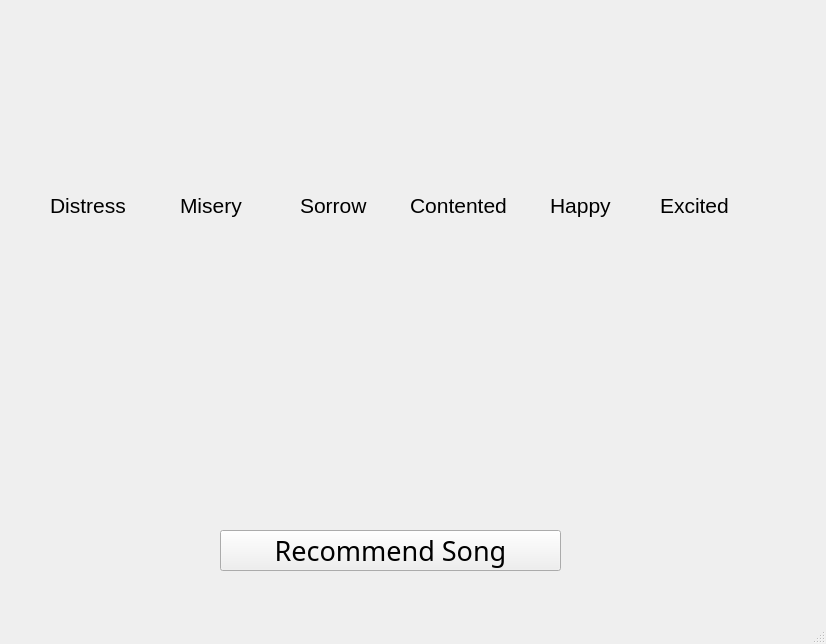
<?xml version="1.0" encoding="UTF-8"?>
<ui version="4.0">
 <class>MainWindow</class>
 <widget class="QMainWindow" name="MainWindow">
  <property name="geometry">
   <rect>
    <x>0</x>
    <y>0</y>
    <width>826</width>
    <height>644</height>
   </rect>
  </property>
  <property name="windowTitle">
   <string>MainWindow</string>
  </property>
  <widget class="QWidget" name="centralwidget">
   <widget class="QPushButton" name="distress_button">
    <property name="geometry">
     <rect>
      <x>40</x>
      <y>240</y>
      <width>91</width>
      <height>81</height>
     </rect>
    </property>
    <property name="icon">
     <iconset>
      <normaloff>distress.png</normaloff>distress.png</iconset>
    </property>
    <property name="iconSize">
     <size>
      <width>91</width>
      <height>71</height>
     </size>
    </property>
    <property name="flat">
     <bool>true</bool>
    </property>
   </widget>
   <widget class="QPushButton" name="misery_button">
    <property name="geometry">
     <rect>
      <x>180</x>
      <y>250</y>
      <width>71</width>
      <height>71</height>
     </rect>
    </property>
    <property name="text">
     <string/>
    </property>
    <property name="icon">
     <iconset>
      <normaloff>misery.png</normaloff>misery.png</iconset>
    </property>
    <property name="iconSize">
     <size>
      <width>91</width>
      <height>71</height>
     </size>
    </property>
    <property name="flat">
     <bool>true</bool>
    </property>
   </widget>
   <widget class="QPushButton" name="sorrow_button">
    <property name="geometry">
     <rect>
      <x>300</x>
      <y>240</y>
      <width>71</width>
      <height>71</height>
     </rect>
    </property>
    <property name="text">
     <string/>
    </property>
    <property name="icon">
     <iconset>
      <normaloff>sorrow.png</normaloff>sorrow.png</iconset>
    </property>
    <property name="iconSize">
     <size>
      <width>91</width>
      <height>71</height>
     </size>
    </property>
    <property name="flat">
     <bool>true</bool>
    </property>
   </widget>
   <widget class="QPushButton" name="contented_button">
    <property name="geometry">
     <rect>
      <x>410</x>
      <y>240</y>
      <width>91</width>
      <height>71</height>
     </rect>
    </property>
    <property name="text">
     <string/>
    </property>
    <property name="icon">
     <iconset>
      <normaloff>contentment.png</normaloff>contentment.png</iconset>
    </property>
    <property name="iconSize">
     <size>
      <width>91</width>
      <height>71</height>
     </size>
    </property>
    <property name="flat">
     <bool>true</bool>
    </property>
   </widget>
   <widget class="QPushButton" name="happy_button">
    <property name="geometry">
     <rect>
      <x>530</x>
      <y>240</y>
      <width>91</width>
      <height>71</height>
     </rect>
    </property>
    <property name="text">
     <string/>
    </property>
    <property name="icon">
     <iconset>
      <normaloff>pleasureORhappy.png</normaloff>pleasureORhappy.png</iconset>
    </property>
    <property name="iconSize">
     <size>
      <width>91</width>
      <height>71</height>
     </size>
    </property>
    <property name="flat">
     <bool>true</bool>
    </property>
   </widget>
   <widget class="QPushButton" name="excited_button">
    <property name="geometry">
     <rect>
      <x>660</x>
      <y>240</y>
      <width>81</width>
      <height>71</height>
     </rect>
    </property>
    <property name="text">
     <string/>
    </property>
    <property name="icon">
     <iconset>
      <normaloff>excited.png</normaloff>excited.png</iconset>
    </property>
    <property name="iconSize">
     <size>
      <width>91</width>
      <height>71</height>
     </size>
    </property>
    <property name="flat">
     <bool>true</bool>
    </property>
   </widget>
   <widget class="QLabel" name="label_5">
    <property name="geometry">
     <rect>
      <x>660</x>
      <y>190</y>
      <width>81</width>
      <height>31</height>
     </rect>
    </property>
    <property name="font">
     <font>
      <pointsize>16</pointsize>
     </font>
    </property>
    <property name="text">
     <string>Excited</string>
    </property>
   </widget>
   <widget class="QLabel" name="label_4">
    <property name="geometry">
     <rect>
      <x>550</x>
      <y>190</y>
      <width>71</width>
      <height>31</height>
     </rect>
    </property>
    <property name="font">
     <font>
      <pointsize>16</pointsize>
     </font>
    </property>
    <property name="text">
     <string>Happy</string>
    </property>
   </widget>
   <widget class="QLabel" name="label_3">
    <property name="geometry">
     <rect>
      <x>410</x>
      <y>180</y>
      <width>101</width>
      <height>51</height>
     </rect>
    </property>
    <property name="font">
     <font>
      <pointsize>16</pointsize>
     </font>
    </property>
    <property name="text">
     <string>Contented</string>
    </property>
   </widget>
   <widget class="QLabel" name="label_2">
    <property name="geometry">
     <rect>
      <x>300</x>
      <y>190</y>
      <width>81</width>
      <height>31</height>
     </rect>
    </property>
    <property name="font">
     <font>
      <pointsize>16</pointsize>
     </font>
    </property>
    <property name="text">
     <string>Sorrow</string>
    </property>
   </widget>
   <widget class="QLabel" name="label">
    <property name="geometry">
     <rect>
      <x>180</x>
      <y>190</y>
      <width>71</width>
      <height>31</height>
     </rect>
    </property>
    <property name="font">
     <font>
      <pointsize>16</pointsize>
     </font>
    </property>
    <property name="text">
     <string>Misery</string>
    </property>
   </widget>
   <widget class="QLabel" name="happy_label">
    <property name="geometry">
     <rect>
      <x>50</x>
      <y>190</y>
      <width>81</width>
      <height>31</height>
     </rect>
    </property>
    <property name="font">
     <font>
      <pointsize>16</pointsize>
     </font>
    </property>
    <property name="text">
     <string>Distress</string>
    </property>
   </widget>
   <widget class="QLabel" name="emotion_show">
    <property name="geometry">
     <rect>
      <x>250</x>
      <y>380</y>
      <width>291</width>
      <height>101</height>
     </rect>
    </property>
    <property name="font">
     <font>
      <pointsize>28</pointsize>
     </font>
    </property>
    <property name="text">
     <string/>
    </property>
   </widget>
   <widget class="QPushButton" name="recommend_button">
    <property name="geometry">
     <rect>
      <x>220</x>
      <y>530</y>
      <width>341</width>
      <height>41</height>
     </rect>
    </property>
    <property name="font">
     <font>
      <family>Ravie</family>
      <pointsize>20</pointsize>
     </font>
    </property>
    <property name="text">
     <string>Recommend Song</string>
    </property>
   </widget>
  </widget>
  <widget class="QMenuBar" name="menubar">
   <property name="geometry">
    <rect>
     <x>0</x>
     <y>0</y>
     <width>826</width>
     <height>21</height>
    </rect>
   </property>
  </widget>
  <widget class="QStatusBar" name="statusbar"/>
 </widget>
 <resources/>
 <connections/>
</ui>
